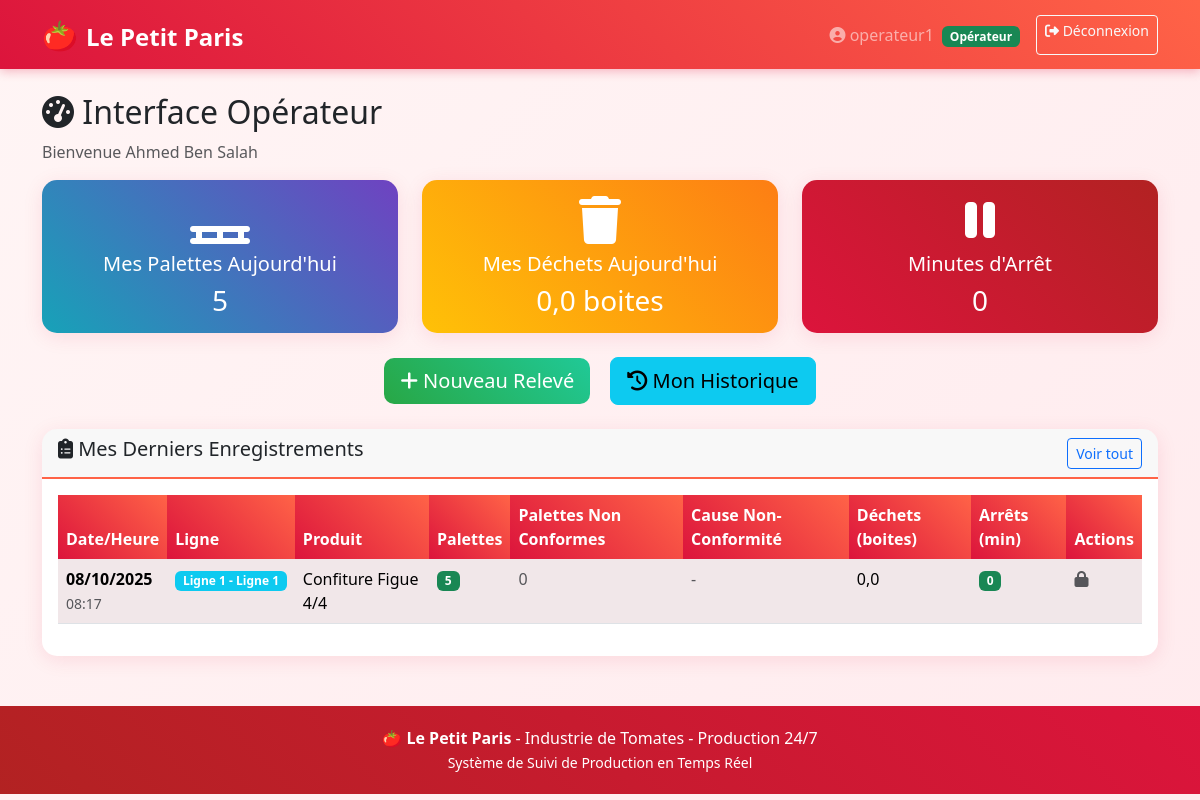
The app's page /production/dashboard/ (signed in) with its own data.
### production/models.py (models this page shows, shortened)
class ProductionRecord(models.Model):
    STATUT_PALETTE_NC_CHOICES = [
        ('en_attente', 'En attente de traitement'),
        ('traitee', 'Traitée - Toutes conformes'),
        ('partiel', 'Traitement partiel'),
        ('rejetee', 'Confirmées non conformes'),
        ('conforme', 'Toutes conformes dès le départ'),
    ]
    date_heure = models.DateTimeField(
        default=timezone.now,
        verbose_name="Date et heure",
        help_text="Date et heure de l'enregistrement"
    )
    ligne_production = models.ForeignKey(
        LigneProduction,
        on_delete=models.CASCADE,
        verbose_name="Ligne de Production"
    )
    produit = models.ForeignKey(
        Produit,
        on_delete=models.CASCADE,
        verbose_name="Produit"
    )
    equipe = models.ForeignKey(
        Equipe,
        on_delete=models.CASCADE,
        verbose_name="Équipe"
    )
    operateur = models.ForeignKey(
        User,
        on_delete=models.CASCADE,
        verbose_name="Opérateur"
    )
    palettes_produites = models.PositiveIntegerField(
        default=0,
        verbose_name="Palettes Produites",
        help_text="Nombre total de palettes produites"
    )
    palettes_non_conformes = models.PositiveIntegerField(
        default=0,
        verbose_name="Palettes Non Conformes",
        help_text="Nombre de palettes identifiées comme non conformes"
    )
    boites_produites = models.PositiveIntegerField(
        default=0,
        verbose_name="Boîtes Produites",
        help_text="Nombre total de boîtes produites"
    )
    dechets_boites = models.PositiveIntegerField(
        default=0,
        verbose_name="Déchets Boîtes",
        help_text="Nombre de boîtes mises au rebut (incluant traitements NC)"
    )
    cause_non_conformite = models.TextField(
        blank=True,
        null=True,
        verbose_name="Cause des Non-Conformités",
        help_text="Détaillez les raisons des palettes non conformes"
    )
    statut_palette_nc = models.CharField(
        max_length=20,
        choices=STATUT_PALETTE_NC_CHOICES,
        default='en_attente',
        verbose_name="Statut palettes NC",
        help_text="Statut du traitement des palettes non conformes"
    )
    date_controle_nc = models.DateTimeField(
        null=True,
        blank=True,
        verbose_name="Date du contrôle NC",
        help_text="Date à laquelle le contrôle NC a été effectué"
    )
    commentaire_controle_nc = models.TextField(
        blank=True,
        null=True,
        verbose_name="Commentaire contrôle NC",
        help_text="Détails du traitement des palettes non conformes"
    )
    fardeaux_recuperes = models.PositiveIntegerField(
        default=0,
        verbose_name="Fardeaux récupérés",
        help_text="Nombre de fardeaux récupérés lors du traitement NC"
    )
    duree_arret_minutes = models.PositiveIntegerField(
        default=0,
        verbose_name="Durée d'Arrêt (minutes)",
        help_text="Durée totale des arrêts en minutes"
    )
    cause_arret = models.TextField(
        blank=True,
        null=True,
        verbose_name="Cause de l'Arrêt",
        help_text="Description de la cause des arrêts"
    )
    is_active = models.BooleanField(default=True, verbose_name="Enregistrement actif")
    commentaires = models.TextField(
        blank=True,
        null=True,
        verbose_name="Commentaires généraux"
    )
    date_creation = models.DateTimeField(auto_now_add=True)
    date_modification = models.DateTimeField(auto_now=True)
    class Meta:
        verbose_name = "Enregistrement de Production"
        verbose_name_plural = "Enregistrements de Production"
        ordering = ['-date_heure']
        indexes = [
            models.Index(fields=['-date_heure']),
            models.Index(fields=['ligne_production', '-date_heure']),
            models.Index(fields=['operateur', '-date_heure']),
            models.Index(fields=['statut_palette_nc']),
        ]

class LigneProduction(models.Model):
    nom = models.CharField(max_length=100, verbose_name="Nom de la ligne")
    numero = models.IntegerField(unique=True, verbose_name="Numéro de ligne")
    description = models.TextField(blank=True, null=True, verbose_name="Description")
    capacite_theorique = models.PositiveIntegerField(
        default=0,
        verbose_name="Capacité théorique (palettes/h)",
        help_text="Capacité de production théorique par heure"
    )
    is_active = models.BooleanField(default=True, verbose_name="Ligne active")
    date_creation = models.DateTimeField(auto_now_add=True)
    date_modification = models.DateTimeField(auto_now=True)
    class Meta:
        verbose_name = "Ligne de Production"
        verbose_name_plural = "Lignes de Production"
        ordering = ['numero']
    def __str__(self):
        return f"Ligne {self.numero} - {self.nom}"

class Produit(models.Model):
    nom = models.CharField(max_length=100, unique=True, verbose_name="Nom du produit")
    description = models.TextField(blank=True, null=True, verbose_name="Description")
    code_produit = models.CharField(
        max_length=50,
        unique=True,
        blank=True,
        null=True,
        verbose_name="Code produit"
    )
    is_active = models.BooleanField(default=True, verbose_name="Produit actif")
    date_creation = models.DateTimeField(auto_now_add=True)
    date_modification = models.DateTimeField(auto_now=True)
    class Meta:
        verbose_name = "Produit"
        verbose_name_plural = "Produits"
        ordering = ['nom']
    def __str__(self):
        return self.nom

### production/views.py (the view)
# urls.py: path('dashboard/', views.operator_dashboard, name='operator_dashboard'),
@login_required
def operator_dashboard(request):
    try:
        user = request.user
        profile = user.userprofile if hasattr(user, 'userprofile') else None
        current_hour = datetime.now().hour
        today = timezone.now().date()
        user_records = ProductionRecord.objects.filter(
            operateur=user,
            date_heure__date=today
        ).order_by('-date_heure')[:10]
        today_records = ProductionRecord.objects.filter(operateur=user, date_heure__date=today)
        user_kpis = calculate_kpis(today_records)
        user_stats = {
            'palettes_today': user_kpis['total_palettes'],
            'dechets_today': user_kpis['total_dechets'],
            'arrets_today': user_kpis['total_arrets'],
            'taux_productivite': user_kpis['taux_productivite'],
            'efficacite_globale': user_kpis['efficacite_globale'],
            'palettes_par_heure': user_kpis['palettes_par_heure'],
            'taux_conformite': user_kpis['taux_conformite'],
            'palettes_conformes': user_kpis['total_palettes_conformes'],
            'palettes_non_conformes': user_kpis['total_palettes_non_conformes'],
        }
        current_shift, shift_name = determine_current_shift()
        context = {
            'recent_records': user_records,
            'user_stats': user_stats,
            'current_shift': profile.horaire_equipe if profile else current_shift,
            'current_hour': current_hour,
            'shift_name': profile.get_horaire_equipe_display() if profile else shift_name,
            'current_time': timezone.now(),
        }
        return render(request, 'production/operator_dashboard.html', context)
    except Exception as e:
        messages.error(request, f'Erreur lors du chargement de l\'interface: {str(e)}')
        return render(request, 'production/operator_dashboard.html', {
            'recent_records': [], 'user_stats': {}, 'current_time': timezone.now()
        })

### le_petit_paris/production/production/templates/production/operator_dashboard.html (shortened to what this page needs)
{% extends 'production/base.html' %}
{% block content %}
<div class="row">
    <div class="col-12">
        <h2><i class="fas fa-tachometer-alt"></i> Interface Opérateur</h2>
        <p class="text-muted">Bienvenue {{ user.get_full_name|default:user.username }}</p>
    </div>
</div>
<div class="row mb-4">
    <div class="col-md-4">
        <div class="card bg-info text-white stats-card">
            <div class="card-body text-center">
                <i class="fas fa-pallet fa-3x mb-2"></i>
                <h5>Mes Palettes Aujourd'hui</h5>
                <h3 class="mb-0">{{ user_stats.palettes_today }}</h3>
            </div>
        </div>
    </div>
    <div class="col-md-4">
        <div class="card bg-warning text-white stats-card">
            <div class="card-body text-center">
                <i class="fas fa-trash fa-3x mb-2"></i>
                <h5>Mes Déchets Aujourd'hui</h5>
                <h3 class="mb-0">{{ user_stats.dechets_today|floatformat:1 }} boites</h3>
            </div>
        </div>
    </div>
    <div class="col-md-4">
        <div class="card bg-danger text-white stats-card">
            <div class="card-body text-center">
                <i class="fas fa-pause fa-3x mb-2"></i>
                <h5>Minutes d'Arrêt</h5>
                <h3 class="mb-0">{{ user_stats.arrets_today }}</h3>
            </div>
        </div>
    </div>
</div>
<div class="row mb-4">
    <div class="col-12 text-center">
        <a href="{% url 'add_production_record' %}" class="btn btn-success btn-lg me-3">
            <i class="fas fa-plus"></i> Nouveau Relevé
        </a>
        <a href="{% url 'production_history' %}" class="btn btn-info btn-lg">
            <i class="fas fa-history"></i> Mon Historique
        </a>
    </div>
</div>
<div class="row">
    <div class="col-12">
        <div class="card">
            <div class="card-header d-flex justify-content-between align-items-center">
                <h5><i class="fas fa-clipboard-list"></i> Mes Derniers Enregistrements</h5>
                <a href="{% url 'production_history' %}" class="btn btn-sm btn-outline-primary">
                    Voir tout
                </a>
            </div>
            <div class="card-body">
                {% if recent_records %}
                    <div class="table-responsive">
                        <table class="table table-striped">
                            <thead>
    <tr>
        <th>Date/Heure</th>
        <th>Ligne</th>
        <th>Produit</th>
        <th>Palettes</th>
        <th>Palettes Non Conformes</th>
        <th>Cause Non-Conformité</th>
        <th>Déchets (boites)</th>
        <th>Arrêts (min)</th>
        <th>Actions</th>
    </tr>
</thead>
                         <tbody>
    {% for record in recent_records %}
    <tr>
        <td>
            <strong>{{ record.date_heure|date:"d/m/Y" }}</strong><br>
            <small class="text-muted">{{ record.date_heure|date:"H:i" }}</small>
        </td>
        <td>
            <span class="badge bg-info">{{ record.ligne_production }}</span>
        </td>
        <td>{{ record.produit }}</td>
        <td>
            <span class="badge bg-success">{{ record.palettes_produites }}</span>
        </td>
        <td>
            {% if record.palettes_non_conformes > 0 %}
                <span class="badge bg-warning">{{ record.palettes_non_conformes }}</span>
            {% else %}
                <span class="text-muted">0</span>
            {% endif %}
        </td>
        <td>
            {% if record.palettes_non_conformes > 0 %}
                <span class="badge bg-warning">{{ record.cause_non_conformite }}</span>
            {% else %}
                <span class="text-muted">-</span>
            {% endif %}
        </td>
        <td>{{ record.dechets_boites|floatformat:1 }}</td>
        <td>
            {% if record.duree_arret_minutes > 0 %}
                <span class="badge bg-warning">{{ record.duree_arret_minutes }}</span>
            {% else %}
                <span class="badge bg-success">0</span>
            {% endif %}
        </td>
        <td>
            {% now "U" as current_timestamp %}
            {% if record.date_heure.timestamp|add:7200 > current_timestamp %}
                <a href="{% url 'edit_production_record' record.id %}"
                   class="btn btn-sm btn-outline-warning"
                   title="Modifier">
                    <i class="fas fa-edit"></i>
                </a>
            {% else %}
                <span class="text-muted">
                    <i class="fas fa-lock" title="Modification non autorisée"></i>
                </span>
            {% endif %}
        </td>
    </tr>
    {% endfor %}
</tbody>
                        </table>
                    </div>
                {% else %}
                    <div class="text-center py-5">
                        <i class="fas fa-clipboard-list fa-3x text-muted mb-3"></i>
                        <p class="text-muted">Aucun enregistrement trouvé.</p>
                        <p class="text-muted">Commencez par créer votre premier relevé !</p>
                    </div>
                {% endif %}
            </div>
        </div>
    </div>
</div>
{% endblock %}

### le_petit_paris/production/production/templates/production/base.html (shortened to what this page needs)
<!DOCTYPE html>
<html lang="fr">
<head>
    <link href="https://cdn.jsdelivr.net/npm/bootstrap@5.3.2/dist/css/bootstrap.min.css" rel="stylesheet">
    <link rel="stylesheet" href="https://cdnjs.cloudflare.com/ajax/libs/font-awesome/6.4.0/css/all.min.css">
</head>
<body>
    <nav class="navbar navbar-expand-lg navbar-dark bg-tomato">
        <div class="container">
            <a class="navbar-brand" href="{% url 'admin_dashboard' %}">Le Petit Paris</a>
            {% if user.is_authenticated %}
            <div class="navbar-nav ms-auto">
                <span class="navbar-text me-3">
                    <i class="fas fa-user-circle"></i> {{ user.username }}
                    {% if user.is_superuser %}
                        <span class="badge bg-warning ms-1">Admin</span>
                    {% else %}
                        <span class="badge bg-success ms-1">Opérateur</span>
                    {% endif %}
                </span>
                <a class="btn btn-outline-light btn-sm" href="{% url 'logout' %}">
                    <i class="fas fa-sign-out-alt"></i> Déconnexion
                </a>
            </div>
            {% endif %}
        </div>
    </nav>
    <main class="container my-4">
        {% block content %}{% endblock %}
    </main>
    <footer class="footer-tomato text-center">
        <div class="container">
            <p class="mb-0">🍅 <strong>Le Petit Paris</strong> - Industrie de Tomates - Production 24/7</p>
            <small>Système de Suivi de Production en Temps Réel</small>
        </div>
    </footer>
</body>
</html>

### records on screen
ProductionRecord: date_heure "08/10/2025", date_heure "08:17", ligne_production "Ligne 1 - Ligne 1", produit "Confiture Figue 4/4", palettes_produites "5", palettes_non_conformes "0", dechets_boites "0,0", duree_arret_minutes "0"

### other values on screen
{{ user.username }} "operateur1"
{{ user.get_full_name|default:user.username }} "Ahmed Ben Salah"
{{ user_stats.palettes_today }} "5"
{{ user_stats.dechets_today|floatformat:1 }} "0,0"
{{ user_stats.arrets_today }} "0"
